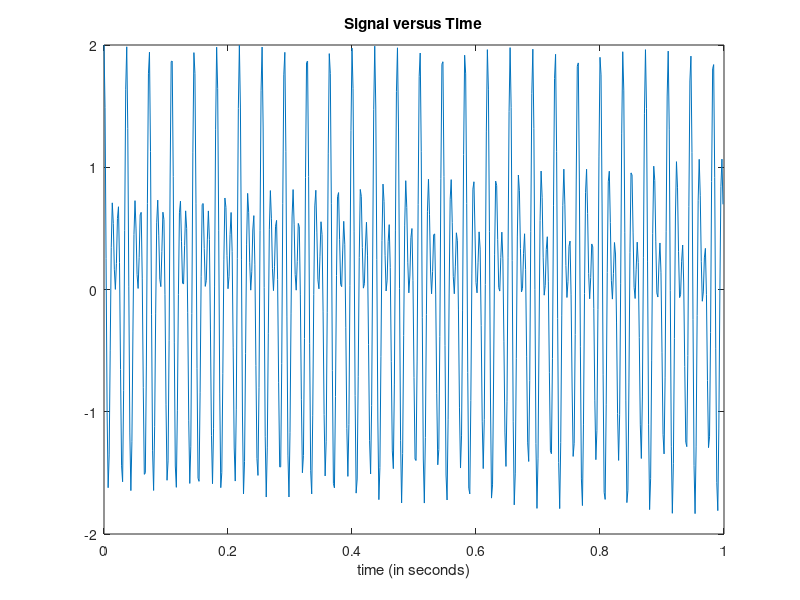

Write MATLAB code to recreate this figure.
close all; clear all; clc;   
%%Time specifications:
Fs = 600;                   % samples per second
dt = 1/Fs;                   % seconds per sample
StopTime = 1;             % seconds
t = (0:dt:StopTime-dt)';     % seconds

%%Sine wave A1:
F1 = 55;                     % hertz
x1 = cos(2*pi*F1*t);

%%Sine wave E1:
F2 = 82.41;                     % hertz
x2 = cos(2*pi*F2*t);

x = x1+x2;
% Plot the signal versus time:
figure;
plot(t,x);
xlabel('time (in seconds)');
title('Signal versus Time');
zoom xon;